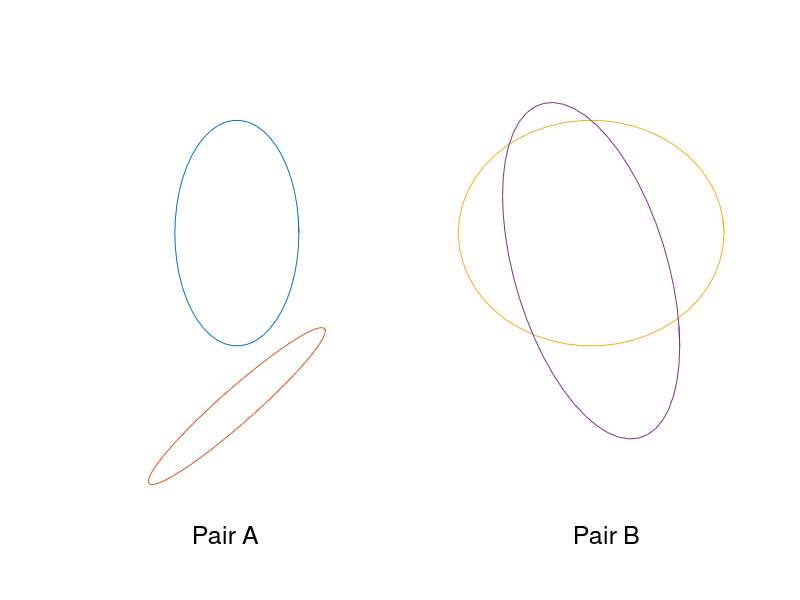

MATLAB code for this plot:
% f7_11   Two ellipses; see Problem 7.10
% Copyright S. Nakamura, 1995
set(gcf, 'NumberTitle','off','Name', 'Figure 7.11')

clear,clf
axis([-3.5 3.5 -4 2.5])
hold on
  dth=2*pi/50;
th=0:dth:51*dth;
x=cos(th);
y=sin(th);
plot(0.7*x-2,1.5*y)
plot(x-2,0.3*y-2.3+x)

plot(1.5*x+2,1.5*y)
plot(x+2,2*y-0.50-x)

text(-2.5,-4,'Pair A','FontSize',[18])
text(1.8,-4, 'Pair B','FontSize',[18])
axis('off')
hold off
%print twoEllipses.ps
